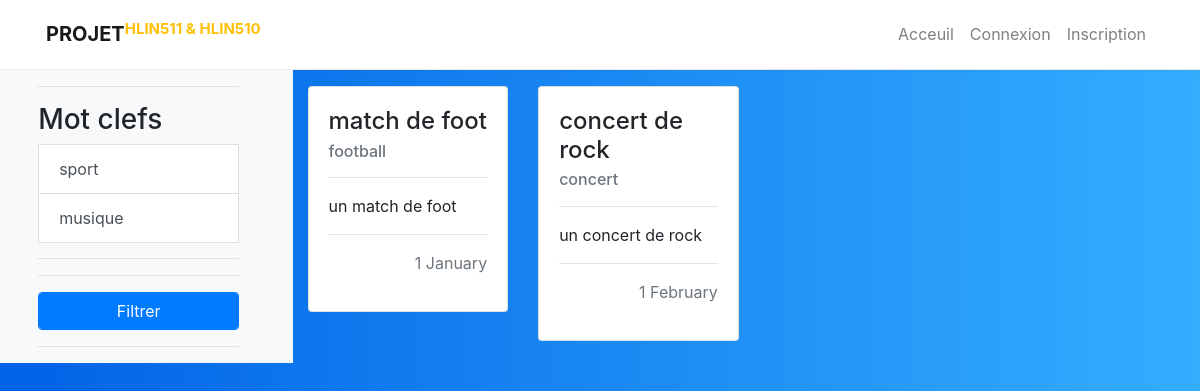
Page /EventList.php on the committed database.
### tables this page shows
CREATE TABLE taxonomie (
  id INT(11) NOT NULL UNIQUE AUTO_INCREMENT,
  parent INT(11) NOT NULL,
  mot VARCHAR(20) NOT NULL,
   
  PRIMARY KEY (id),
  KEY k (parent)

);

CREATE TABLE evenement (
  id INT(11) NOT NULL UNIQUE AUTO_INCREMENT,
  id_mot_clef INT(11) NOT NULL,
  id_membre INT(11) NOT NULL,
  nom VARCHAR(50) NOT NULL,
  description VARCHAR(240) NOT NULL,
  addresse VARCHAR(50) NOT NULL,
  date_debut DATE NOT NULL,
  date_fin DATE NOT NULL,
  effectif_min INT(5) DEFAULT NULL,
  effectif_max INT(5) DEFAULT NULL,
  etat VARCHAR(10) DEFAULT 'Normal',
   
  PRIMARY KEY (id),
  KEY k_taxonomie (id_mot_clef),
  KEY k_membre (id_membre),
   
  CONSTRAINT etat_check CHECK (etat IN ('Normal', 'Annule'))

);

### www/EventList.php (the view, shortened to what this page needs)
<?php
$WWWPATH = "/opt/lampp/htdocs/www/ProjetS5/www/";
require($WWWPATH . "template/includes.php");
?>
<!doctype html>
<html lang="fr">
    <head>
    </head>
    <body>
        <div class="row">
            <div class="col-12 col-md-3 bg-light">
                <div class="col-10 mx-auto">
                    <hr>
                    <h3>Mot clefs</h3>
                    <?php
                        function isChild ($id, $ancestor, $array) {
                            if ($id == $ancestor) {
                                return true;
                            }
                            while ($id != 0) {
                                $id = $array[$id];
                                if ($id == $ancestor) {
                                    return true;
                                }
                            }
                            return false;
                        }
                        function allChild ($ancestor, $array) {
                            $ansArray = array();
                            foreach ($array as $k => $v) {
                                if (isChild($k, $ancestor, $array)) {
                                    $ansArray[$k] = true;
                                } else {
                                    $ansArray[$k] = false;
                                }
                            }
                            return $ansArray;
                        }
                        $parentId = 0;
                        $prepared = $bdd->prepare("SELECT id, parent, mot FROM taxonomie");
                        if ($prepared->execute()) {
                            $row = $prepared->fetchAll();
                            foreach ($row as $k => $v) {
                                if ($v['parent'] == $parentId) {
                                    echo '
                                        <button id="' . $v['id'] . '" onclick="selectedWord(' . $v['id'] . ')" class="list-group-item list-group-item-action">
                                            '. $v['mot'] .'
                                        </button>';
                                }
                            }
                            $taxArray = array();
                            foreach ($row as $k => $v) {
                                $taxArray[$row[$k]['id']] = $row[$k]['parent'];
                            }
                            $taxChilds = allChild($parentId, $taxArray);
                        }
                    ?>
                    <hr>
                    <form class="" action="EventList.php" method="post" id="taxonomyForm">
                        <hr>
                        <input class="form-control btn-primary" type="submit" value="Filtrer">
                    </form>
                    <hr>
                </div>
            </div>
            <div class="col-12 col-md-9">
                <div class="row">
                    <?php
                        $prepared = $bdd->prepare("SELECT evenement.id AS eid, taxonomie.id AS mid, nom, description, mot, date_debut, date_fin FROM evenement, taxonomie
                            WHERE id_mot_clef=taxonomie.id
                            AND DATEDIFF(NOW(), date_fin) < 0
                            AND etat='Normal'");
                        $values = array();
                        if ($prepared->execute($values)) {
                            while ($row = $prepared->fetch()) {
                                if ($taxChilds[$row['mid']]) {
                                    $dateDebut = strtotime($row['date_debut']);
                                    $dateStr = strftime("%e %B", $dateDebut);
                                    echo '
                                    <div class="col-3">
                                        <div class="card mt-3">
                                            <img src="" class="card-img-top" alt="">
                                            <div class="card-body">
                                                <h4 class="card-title">'. $row['nom'] .'</h4>
                                                <h6 class="card-subtitle text-muted">'. $row['mot'] .'</h6>
                                                <hr>
                                                <p class="card-text">'. $row['description'] .'</p>
                                                <hr>
                                                <p class="card-text text-muted text-right">'. $dateStr .'</p>
                                                <a href="PageEvenement.php?id='. $row['eid'] .'" class="stretched-link"></a>
                                            </div>
                                        </div>
                                    </div>
                                    ';
                                }
                            }
                        }
                     ?>
                </div>
            </div>
        </div>
    </body>
</html>

### www/css/clean.css (style rules this page uses)
header { padding: .4rem 0; border-bottom: 1px solid #e9e9e9; box-shadow: 0px 0px 6px rgba(0,0,0,.05); }

### www/EventList.php (style rules this page uses)
body { padding-bottom: 50px; background: #007bff; background: linear-gradient(to right, #0062E6, #33AEFF); }

### rows in the picture
taxonomie: mot "sport"
taxonomie: mot "musique"
evenement: nom "match de foot", id_mot_clef.mot "football", description "un match de foot", date_debut "1 January"
evenement: nom "concert de rock", id_mot_clef.mot "concert", description "un concert de rock", date_debut "1 February"
